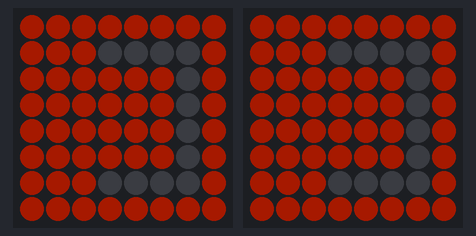
A sketch run on a simulated Arduino Mega 2560, built with avr-gcc and run on an emulated ATmega2560. On the bench: 2 × 8×8 RGB LED matrix (first LED top left, wired row by row). Dim RGB values are drawn brighter than linear.

Above: at 0.2 s.
At 1.3 s:
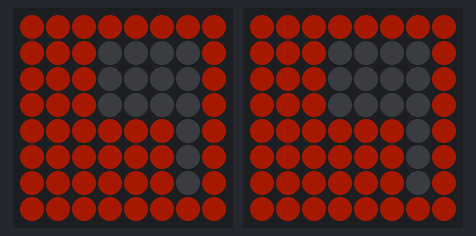

The sketch:

sideEyeL.ino
```cpp
#include <Adafruit_GFX.h>
#include <Adafruit_NeoMatrix.h>
#include <Adafruit_NeoPixel.h>

#define PIN_MATRIX_1 41
#define PIN_MATRIX_2 36
#define MATRIX_WIDTH 8
#define MATRIX_HEIGHT 8

Adafruit_NeoMatrix matrix1 = Adafruit_NeoMatrix(MATRIX_WIDTH, MATRIX_HEIGHT, PIN_MATRIX_1,
  NEO_MATRIX_TOP     + NEO_MATRIX_RIGHT +
  NEO_MATRIX_COLUMNS + NEO_MATRIX_PROGRESSIVE,
  NEO_GRB            + NEO_KHZ800);

Adafruit_NeoMatrix matrix2 = Adafruit_NeoMatrix(MATRIX_WIDTH, MATRIX_HEIGHT, PIN_MATRIX_2,
  NEO_MATRIX_TOP     + NEO_MATRIX_RIGHT +
  NEO_MATRIX_COLUMNS + NEO_MATRIX_PROGRESSIVE,
  NEO_GRB            + NEO_KHZ800);

void setup() {
  matrix1.begin();
  matrix2.begin();
  matrix1.setTextWrap(false);
  matrix2.setTextWrap(false);
  matrix1.setBrightness(40);
  matrix2.setBrightness(40);
  matrix1.fillScreen(0);
  matrix2.fillScreen(0);
  matrix1.show();
  matrix2.show();
}

void loop() {
  // Draw the shapes on matrix 1
  matrix1.drawRect(0, 0, 8, 8, matrix1.Color(255, 120, 30));
  matrix1.fillRect(0, 0, 3, 8, matrix1.Color(255, 120, 30));
  matrix1.fillRect(2, 2, 4, 4, matrix1.Color(255, 120, 30));
  matrix1.show();

  // Draw the same shapes on matrix 2
  matrix2.drawRect(0, 0, 8, 8, matrix2.Color(255, 120, 30));
  matrix2.fillRect(0, 0, 3, 8, matrix2.Color(255, 120, 30));
  matrix2.fillRect(2, 2, 4, 4, matrix2.Color(255, 120, 30));
  matrix2.show();

  delay(1000);

  // Clear both matrices
  matrix1.fillScreen(0);
  matrix2.fillScreen(0);
  matrix1.show();
  matrix2.show();
  delay(10);

  // Draw the shapes with the blinking inner rectangle on matrix 1
  matrix1.drawRect(0, 0, 8, 8, matrix1.Color(255, 120, 30));
  matrix1.fillRect(0, 0, 3, 8, matrix1.Color(255, 120, 30));
  matrix1.fillRect(2, 4, 4, 4, matrix1.Color(255, 120, 30));
  matrix1.show();

  // Draw the same shapes with the blinking inner rectangle on matrix 2
  matrix2.drawRect(0, 0, 8, 8, matrix2.Color(255, 120, 30));
  matrix2.fillRect(0, 0, 3, 8, matrix2.Color(255, 120, 30));
  matrix2.fillRect(2, 4, 4, 4, matrix2.Color(255, 120, 30));
  matrix2.show();

  delay(1000);

  // Clear both matrices
  matrix1.fillScreen(0);
  matrix2.fillScreen(0);
  matrix1.show();
  matrix2.show();
  delay(10);
}
```

Measured:
- what the display in image 0 shows lasts 1.1 s, from 0.1 s to 1.2 s
